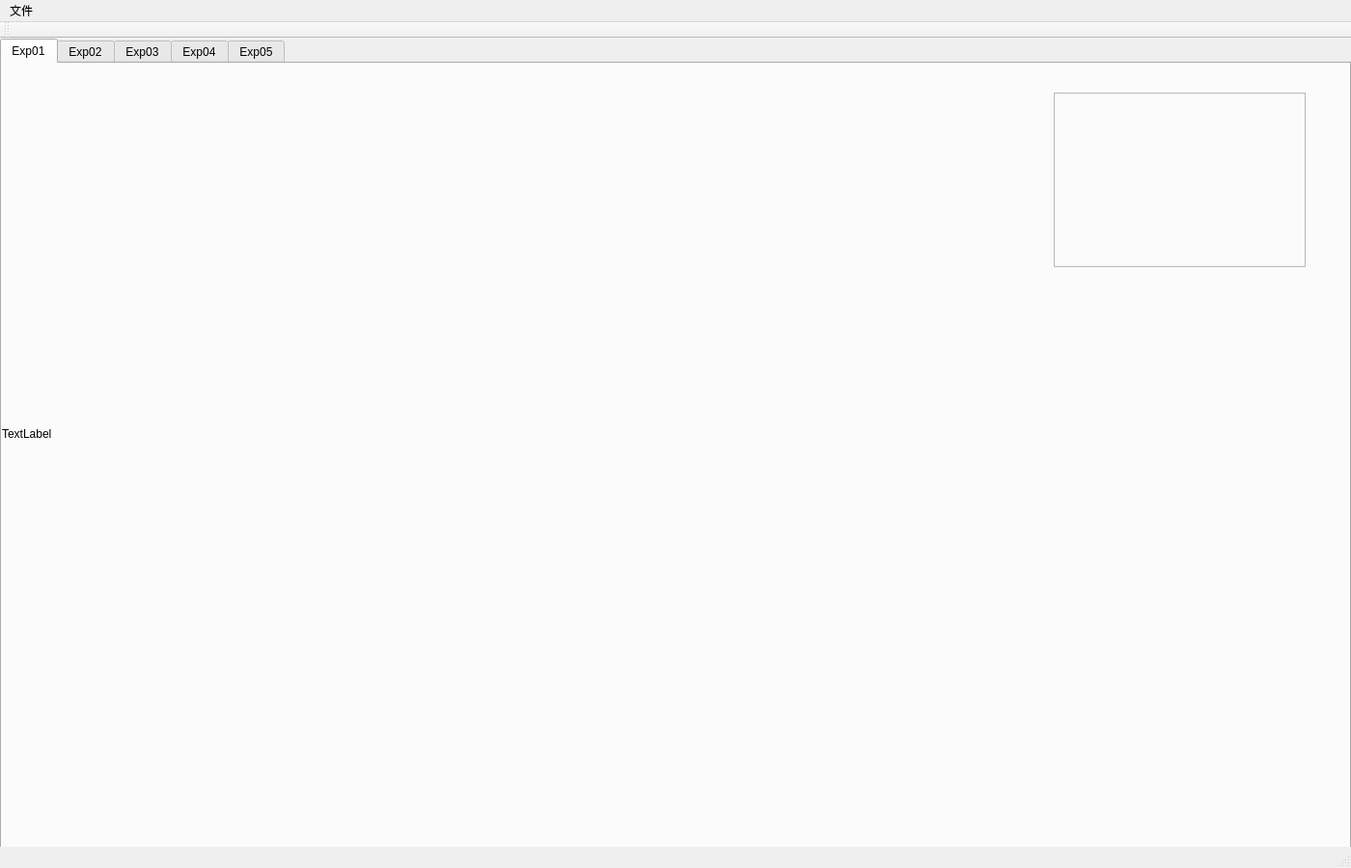
<?xml version="1.0" encoding="UTF-8"?>
<ui version="4.0">
 <class>MainWindow</class>
 <widget class="QMainWindow" name="MainWindow">
  <property name="geometry">
   <rect>
    <x>0</x>
    <y>0</y>
    <width>1400</width>
    <height>900</height>
   </rect>
  </property>
  <property name="windowTitle">
   <string>MainWindow</string>
  </property>
  <widget class="QWidget" name="centralWidget">
   <widget class="QTabWidget" name="tab">
    <property name="geometry">
     <rect>
      <x>0</x>
      <y>0</y>
      <width>1400</width>
      <height>900</height>
     </rect>
    </property>
    <property name="currentIndex">
     <number>0</number>
    </property>
    <widget class="QWidget" name="exp01">
     <attribute name="title">
      <string>Exp01</string>
     </attribute>
     <widget class="QLabel" name="exp01Show">
      <property name="geometry">
       <rect>
        <x>0</x>
        <y>0</y>
        <width>1280</width>
        <height>768</height>
       </rect>
      </property>
      <property name="text">
       <string>TextLabel</string>
      </property>
     </widget>
     <widget class="QFrame" name="frame">
      <property name="geometry">
       <rect>
        <x>1090</x>
        <y>30</y>
        <width>261</width>
        <height>181</height>
       </rect>
      </property>
      <property name="frameShape">
       <enum>QFrame::StyledPanel</enum>
      </property>
      <property name="frameShadow">
       <enum>QFrame::Raised</enum>
      </property>
     </widget>
    </widget>
    <widget class="QWidget" name="exp02">
     <attribute name="title">
      <string>Exp02</string>
     </attribute>
     <widget class="QLabel" name="exp02Show">
      <property name="geometry">
       <rect>
        <x>0</x>
        <y>0</y>
        <width>1280</width>
        <height>768</height>
       </rect>
      </property>
      <property name="text">
       <string>TextLabel</string>
      </property>
     </widget>
     <zorder>exp01Show</zorder>
     <zorder>exp02Show</zorder>
    </widget>
    <widget class="QWidget" name="exp03">
     <attribute name="title">
      <string>Exp03</string>
     </attribute>
     <widget class="QLabel" name="exp03Show">
      <property name="geometry">
       <rect>
        <x>0</x>
        <y>0</y>
        <width>1280</width>
        <height>768</height>
       </rect>
      </property>
      <property name="text">
       <string>TextLabel</string>
      </property>
     </widget>
    </widget>
    <widget class="QWidget" name="exp04">
     <attribute name="title">
      <string>Exp04</string>
     </attribute>
     <widget class="QLabel" name="exp04Show">
      <property name="geometry">
       <rect>
        <x>0</x>
        <y>0</y>
        <width>1280</width>
        <height>768</height>
       </rect>
      </property>
      <property name="text">
       <string>TextLabel</string>
      </property>
     </widget>
    </widget>
    <widget class="QWidget" name="exp05">
     <attribute name="title">
      <string>Exp05</string>
     </attribute>
     <widget class="QLabel" name="exp05Show">
      <property name="geometry">
       <rect>
        <x>0</x>
        <y>0</y>
        <width>1280</width>
        <height>768</height>
       </rect>
      </property>
      <property name="text">
       <string>TextLabel</string>
      </property>
     </widget>
    </widget>
   </widget>
  </widget>
  <widget class="QMenuBar" name="menuBar">
   <property name="geometry">
    <rect>
     <x>0</x>
     <y>0</y>
     <width>1400</width>
     <height>17</height>
    </rect>
   </property>
   <widget class="QMenu" name="menu">
    <property name="title">
     <string>文件</string>
    </property>
    <addaction name="actionopen_image"/>
    <addaction name="actionclose"/>
   </widget>
   <addaction name="menu"/>
  </widget>
  <widget class="QToolBar" name="mainToolBar">
   <attribute name="toolBarArea">
    <enum>TopToolBarArea</enum>
   </attribute>
   <attribute name="toolBarBreak">
    <bool>false</bool>
   </attribute>
  </widget>
  <widget class="QStatusBar" name="statusBar"/>
  <action name="actionopen_image">
   <property name="text">
    <string>open image</string>
   </property>
  </action>
  <action name="actionclose">
   <property name="text">
    <string>close</string>
   </property>
  </action>
 </widget>
 <layoutdefault spacing="6" margin="11"/>
 <resources/>
 <connections/>
</ui>
